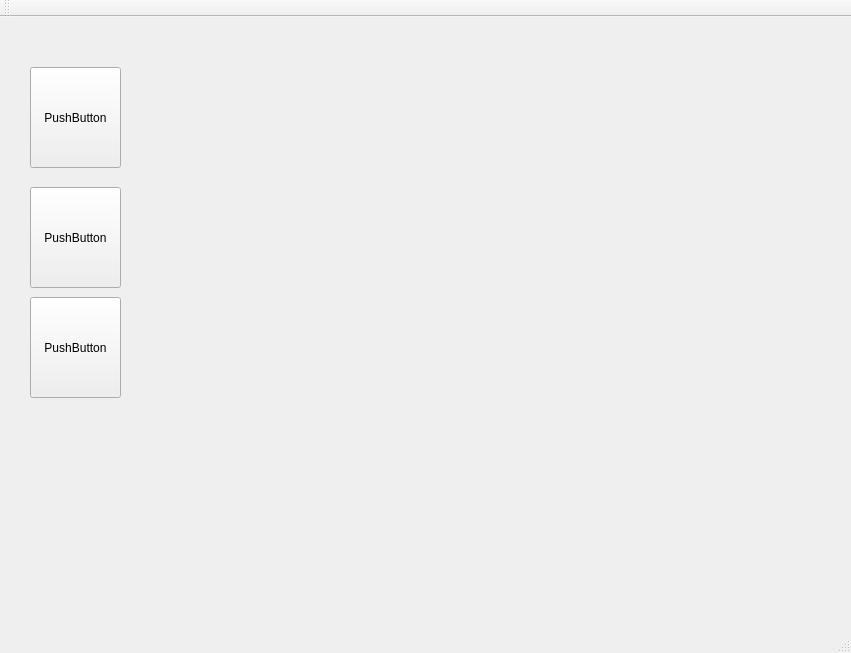
<?xml version="1.0" encoding="UTF-8"?>
<ui version="4.0">
 <class>qtcef3examplesClass</class>
 <widget class="QMainWindow" name="qtcef3examplesClass">
  <property name="geometry">
   <rect>
    <x>0</x>
    <y>0</y>
    <width>851</width>
    <height>653</height>
   </rect>
  </property>
  <property name="windowTitle">
   <string>qtcef3examples</string>
  </property>
  <widget class="QWidget" name="centralWidget">
   <widget class="QPushButton" name="pushButton">
    <property name="geometry">
     <rect>
      <x>30</x>
      <y>50</y>
      <width>91</width>
      <height>101</height>
     </rect>
    </property>
    <property name="text">
     <string>PushButton</string>
    </property>
   </widget>
   <widget class="QPushButton" name="pushButton_2">
    <property name="geometry">
     <rect>
      <x>30</x>
      <y>170</y>
      <width>91</width>
      <height>101</height>
     </rect>
    </property>
    <property name="text">
     <string>PushButton</string>
    </property>
   </widget>
   <widget class="QPushButton" name="pushButton_3">
    <property name="geometry">
     <rect>
      <x>30</x>
      <y>280</y>
      <width>91</width>
      <height>101</height>
     </rect>
    </property>
    <property name="text">
     <string>PushButton</string>
    </property>
   </widget>
  </widget>
  <widget class="QMenuBar" name="menuBar">
   <property name="geometry">
    <rect>
     <x>0</x>
     <y>0</y>
     <width>851</width>
     <height>26</height>
    </rect>
   </property>
  </widget>
  <widget class="QToolBar" name="mainToolBar">
   <attribute name="toolBarArea">
    <enum>TopToolBarArea</enum>
   </attribute>
   <attribute name="toolBarBreak">
    <bool>false</bool>
   </attribute>
  </widget>
  <widget class="QStatusBar" name="statusBar"/>
 </widget>
 <layoutdefault spacing="6" margin="11"/>
 <resources>
  <include location="qtcef3examples.qrc"/>
 </resources>
 <connections/>
</ui>
